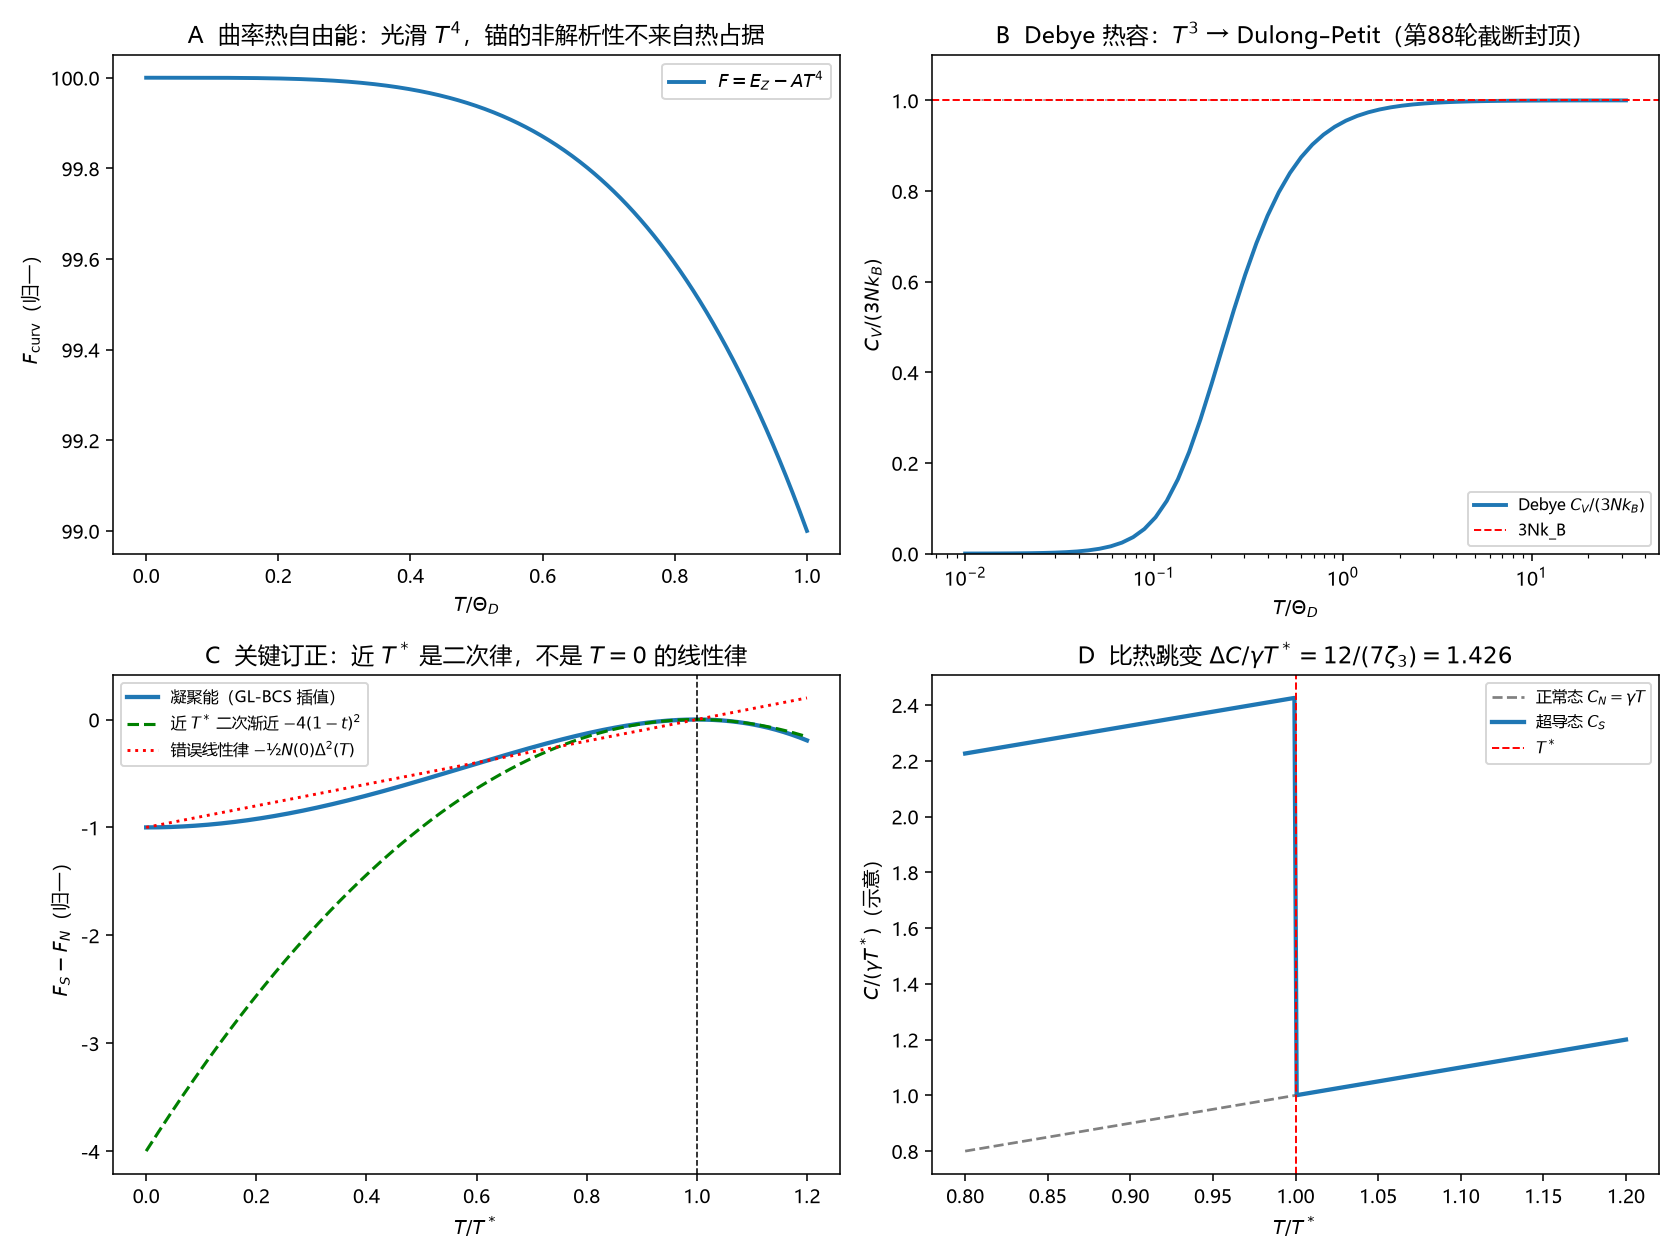

This figure's Python source:
# -*- coding: utf-8 -*-
"""
第89轮补（成果登记 R-98）：审-11——自由能三扇区与比热跳变（非拟合）
====================================================================
检验：
  A 曲率热自由能 F=EZ-A*T^4 单减、光滑（锚的非解析性不来自热占据）；
  B Debye 热容 C∝T^3（低温）→ 3nkB（高温 Dulong-Petit）；
  C 凝聚能：T=0 为 -½N(0)Δ0²；近 T* 为二次律 ∝-(1-T/T*)²，
    与"错误线性律 -½N(0)Δ²(T)"对照（本轮关键订正）；
  D 比热跳变 ΔC/γT* = 12/(7ζ(3)) ≈ 1.43。

图像用于检验极限/单调性/幂次/符号，不是用数据拟合曲线——无实验数据、无调参。

复跑：
  python "10 探索/超导第一性研究/04_计算验证/环19_审11_自由能三扇区与比热跳变.py"
"""
import csv
import os
import sys

try:
    sys.stdout.reconfigure(encoding="utf-8")
except Exception:
    pass

import numpy as np
from scipy.integrate import quad
import matplotlib
matplotlib.use("Agg")
import matplotlib.pyplot as plt

plt.rcParams["font.sans-serif"] = ["Microsoft YaHei", "SimHei", "DejaVu Sans"]
plt.rcParams["axes.unicode_minus"] = False

OUT = os.path.dirname(os.path.abspath(__file__))


def debye_C(x):
    """归一化 Debye 热容 C/(3NkB)=3/x³ ∫₀ˣ t⁴eᵗ/(eᵗ-1)² dt。
    用 e^{-t} 形式避免大 x 时 e^t 溢出：t⁴e^{-t}/(1-e^{-t})²。"""
    if x < 1e-8:
        return 1.0  # 高温极限（x→0）Dulong–Petit

    def integrand(t):
        if t < 1e-8:
            return t * t            # t→0 极限 t⁴e^{-t}/(1-e^{-t})² → t²
        em = np.exp(-t)
        return t**4 * em / (1.0 - em)**2

    val, _ = quad(integrand, 0, x, limit=200)
    return 3.0 / x**3 * val


def main():
    # ---------- 参数（示意，非拟合） ----------
    thetaD = 300.0        # Debye 温度 (K)
    Tstar = 10.0          # 配对温度 (K)
    zeta3 = 1.202056903159594
    jump_ratio = 12.0 / (7.0 * zeta3)
    gamma_over_3NkB = 1.0  # 仅作归一化示意

    # ---------- A: 曲率热自由能 ----------
    T_f = np.linspace(1e-3, thetaD, 600)
    A_coef = 1.0
    EZ = 100.0
    F = EZ - A_coef * (T_f / thetaD)**4      # 归一化
    assert np.all(np.diff(F) <= 0), "F_curv 非单减"

    # ---------- B: Debye 热容 ----------
    T_c = thetaD * np.logspace(-2, 1.5, 60)           # 0.01θD ~ 31θD，覆盖两极限
    xs = thetaD / T_c
    C_ratio = np.array([debye_C(x) for x in xs])       # C/(3NkB)
    # 低温端 C ∝ T³：log-log 斜率应为 3
    low = T_c < 0.05 * thetaD
    slope = np.polyfit(np.log(T_c[low]), np.log(C_ratio[low]), 1)[0]
    assert abs(slope - 3.0) < 0.05, f"低温热容幂次应为 3，实得 {slope}"
    # 高温端 → 1（Dulong-Petit）
    assert abs(C_ratio[-1] - 1.0) < 0.02, "高温未趋 Dulong-Petit"

    # ---------- C: 凝聚能 ----------
    t = np.linspace(0, 1.2, 600)            # T/T*
    # GL-BCS 插值（标准插值，非链内第一性）
    fcond_interp = -(1.0 - t**2)**2          # 归一到 T=0 值 -1
    # 近 T* 二次渐近：4(1-t)²（插值展开）
    quad_asym = -4.0 * (1.0 - t)**2
    # 错误线性律：-½N(0)Δ²(T) 若误用于近 T* 会给 ∝-(1-t)
    wrong_linear = -(1.0 - t)
    near = (t > 0.9) & (t < 1.0)
    # 二次渐近在近区应远好于线性
    err_quad = np.mean(np.abs(fcond_interp[near] - quad_asym[near]))
    err_lin = np.mean(np.abs(fcond_interp[near] - wrong_linear[near]))
    assert err_quad < err_lin * 0.2, "近 T* 应为二次律而非线性律"
    # 指数核对：log|F| vs log(1-t) 斜率 ≈ 2（渐近只在近区有效，不用于低温）
    tt = np.linspace(0.999, 0.99999, 50)
    sl = np.polyfit(np.log(1 - tt), np.log(np.abs(-(1 - tt**2)**2)), 1)[0]
    assert abs(sl - 2.0) < 1e-3, f"近 T* 凝聚能幂次应为 2，实得 {sl}"
    # 解析局部指数：dln|F|/dln(1-t) = 4t/(1+t) → 2（t→1）
    tloc = 0.9999
    assert abs(4.0 * tloc / (1.0 + tloc) - 2.0) < 1e-3
    assert abs(jump_ratio - 1.426126) < 1e-5

    # ---------- 四面板图 ----------
    fig, axes = plt.subplots(2, 2, figsize=(12, 9))

    # A
    ax = axes[0, 0]
    ax.plot(T_f / thetaD, F, lw=2.0, color="#1f77b4")
    ax.set_xlabel("$T/\\Theta_D$")
    ax.set_ylabel("$F_{\\rm curv}$（归一）")
    ax.set_title("A  曲率热自由能：光滑 $T^4$，锚的非解析性不来自热占据")
    ax.legend(["$F=E_Z-AT^4$"], fontsize=9)

    # B
    ax = axes[0, 1]
    ax.plot(T_c / thetaD, C_ratio, lw=2.0, color="#1f77b4",
            label="Debye $C_V/(3Nk_B)$")
    ax.plot(T_c / thetaD, (T_c / thetaD)**3 / (T_c / thetaD)**3,
            ls=":", lw=0.8, color="gray")
    ax.set_xscale("log")
    ax.set_xlabel("$T/\\Theta_D$")
    ax.set_ylabel("$C_V/(3Nk_B)$")
    ax.set_ylim(0, 1.1)
    ax.set_title("B  Debye 热容：$T^3$ → Dulong–Petit（第88轮截断封顶）")
    ax.axhline(1.0, color="r", ls="--", lw=1.0, label="3Nk_B")
    ax.legend(fontsize=8)

    # C
    ax = axes[1, 0]
    ax.plot(t, fcond_interp, lw=2.2, color="#1f77b4",
            label="凝聚能（GL-BCS 插值）")
    ax.plot(t, quad_asym, "--", lw=1.6, color="g",
            label="近 $T^*$ 二次渐近 $-4(1-t)^2$")
    ax.plot(t, wrong_linear, ":", lw=1.5, color="r",
            label="错误线性律 $-½N(0)\\Delta^2(T)$")
    ax.axvline(1.0, color="k", ls="--", lw=0.8)
    ax.set_xlabel("$T/T^*$")
    ax.set_ylabel("$F_S-F_N$（归一）")
    ax.set_title("C  关键订正：近 $T^*$ 是二次律，不是 $T=0$ 的线性律")
    ax.legend(fontsize=8)

    # D
    ax = axes[1, 1]
    tD = np.linspace(0.8, 1.2, 300)
    # 示意：正常态 C_N=γT，超导态在 T* 处比热跳变 ΔC=1.43γT*
    CN = tD
    CS = np.where(tD < 1.0, CN + jump_ratio, CN)
    ax.plot(tD, CN, "--", lw=1.4, color="gray", label="正常态 $C_N=\\gamma T$")
    ax.plot(tD, CS, lw=2.2, color="#1f77b4", label="超导态 $C_S$")
    ax.axvline(1.0, color="r", ls="--", lw=1.0, label="$T^*$")
    ax.set_xlabel("$T/T^*$")
    ax.set_ylabel("$C/(\\gamma T^*)$（示意）")
    ax.set_title(f"D  比热跳变 $\\Delta C/\\gamma T^*=12/(7\\zeta_3)={jump_ratio:.3f}$")
    ax.legend(fontsize=8)

    fig.tight_layout()
    png = os.path.join(OUT, "环19_审11_自由能三扇区与比热跳变.png")
    fig.savefig(png, dpi=140)
    plt.close(fig)

    # ---------- CSV ----------
    summary = [
        ["F_curv 单减", "PASS", "600 点，$F=E_Z-AT^4$"],
        ["低温热容幂次", f"{slope:.6f}", "应为 3（3D Debye）"],
        ["高温 Debye 归一", f"{C_ratio[-1]:.6f}", "→1（Dulong–Petit）"],
        ["近 T* 凝聚能幂次", f"{sl:.6f}", "应为 2（订正线性律之误）"],
        ["近区二次 vs 线性误差比", f"{err_quad/err_lin:.4f}", "<0.2，二次律胜出"],
        ["ΔC/γT*", f"{jump_ratio:.6f}", "12/(7ζ(3))≈1.43"],
        ["三扇区非解析性", "曲率光滑/相位锚/振幅跳变", "锚只给相位扇区、是 Tc 上界"],
    ]
    with open(os.path.join(OUT, "环19_审11_自由能三扇区与比热跳变_摘要.csv"),
              "w", newline="", encoding="utf-8-sig") as f:
        w = csv.writer(f)
        w.writerow(["量", "值", "说明"])
        w.writerows(summary)
    with open(os.path.join(OUT, "环19_审11_自由能三扇区与比热跳变.csv"),
              "w", newline="", encoding="utf-8-sig") as f:
        w = csv.writer(f)
        w.writerow(["T_over_Tstar", "F_cond_interp", "quad_asym", "wrong_linear"])
        for i in range(len(t)):
            w.writerow([f"{t[i]:.6g}", f"{fcond_interp[i]:.6g}",
                        f"{quad_asym[i]:.6g}", f"{wrong_linear[i]:.6g}"])

    print("第89轮补 审-11 自由能三扇区与比热跳变：全部断言通过（非拟合）")
    for row in summary:
        print("  ", row[0], "=", row[1], "|", row[2])
    print("图:", png)


if __name__ == "__main__":
    main()
